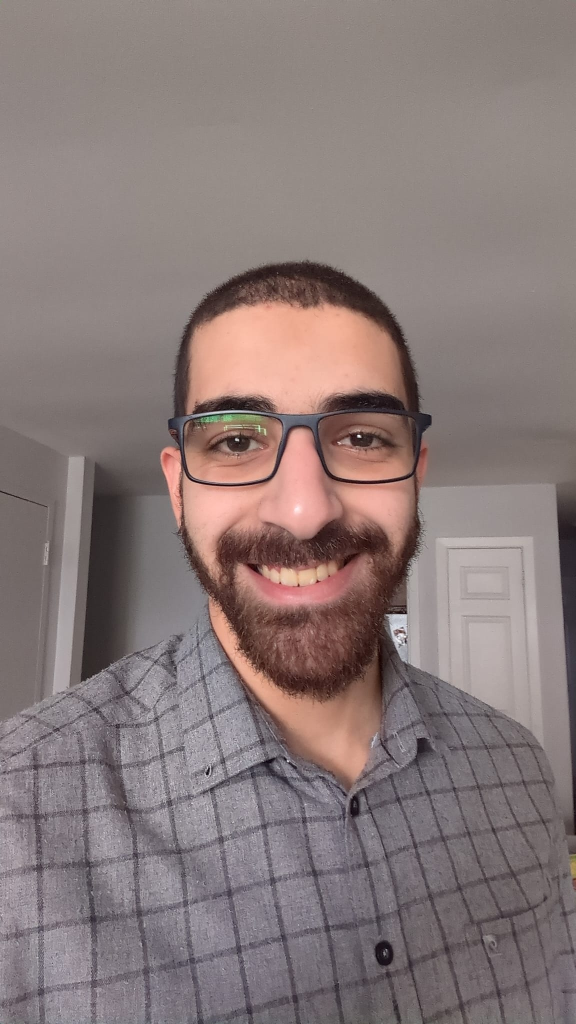
#> input picture images/full_happy.jpeg, 1152 x 2048 px (shown at 1/2 size)
$ jupyter execute --allow-errors face_detector_demo.ipynb
#> lines starting #> are read from the running program, lines starting #| are printed output that depends on the picture
[cell 1]
import cv2
import matplotlib.pyplot as plt
import numpy as np
import pandas as pd

#> (a cell that did not finish here is left out)

[cell 3]
image = cv2.imread("images/full_happy.jpeg")
#> image is the input picture: shape (2048, 1152, 3); mean B, G, R 120.5, 121.7, 136.2
base_img = image.copy()
original_size = base_img.shape
#> original_size = (2048, 1152, 3)
target_size = (300, 300)
image = cv2.resize(image, target_size)
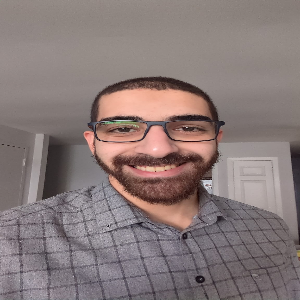
#> image: shape (300, 300, 3); mean B, G, R 120.4, 121.6, 136.1
aspect_ratio_x = (original_size[1] / target_size[1])
#> aspect_ratio_x = 3.84
aspect_ratio_y = (original_size[0] / target_size[0])
#> aspect_ratio_y = 6.83
